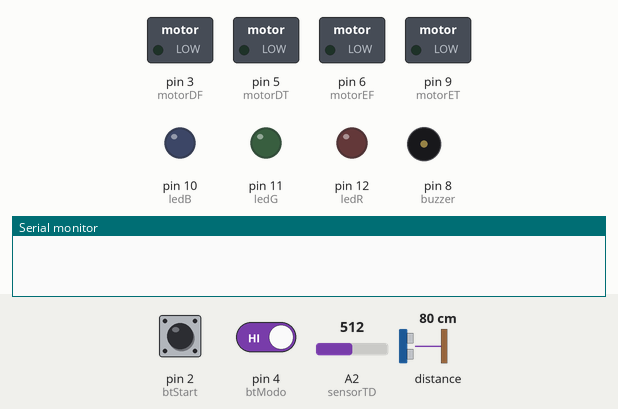
The sketch below on a simulated Arduino Uno, built with avr-gcc and run on an emulated ATmega328P. On the bench: switched loads named in the sketch (green lamp = pin HIGH), output pins drawn as LEDs (lit = HIGH), buzzer (waves = sounding), the last lines printed to the serial monitor. The test bench sets the inputs (shaded band); at power-on: pin 4 (btModo) HIGH, pin 2 (btStart) HIGH, A2 (sensorTD) = 512, distance to the obstacle 80 cm. EEPROM starts erased.

Above: at 1.2 s.
1.3 s: pin 4 (btModo) driven LOW
At 2.4 s:
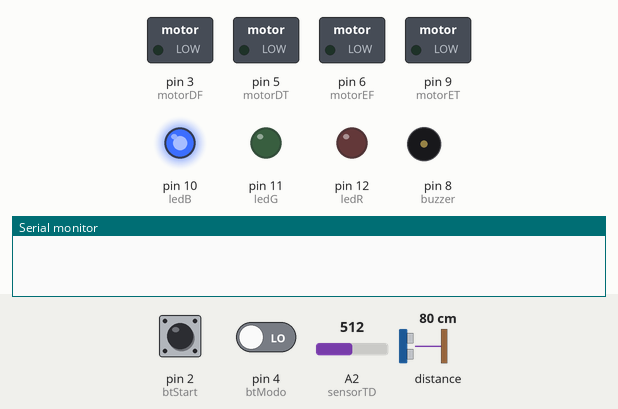
2.8 s: pin 2 (btStart) pulled LOW for 0.15 s
At 3.5 s:
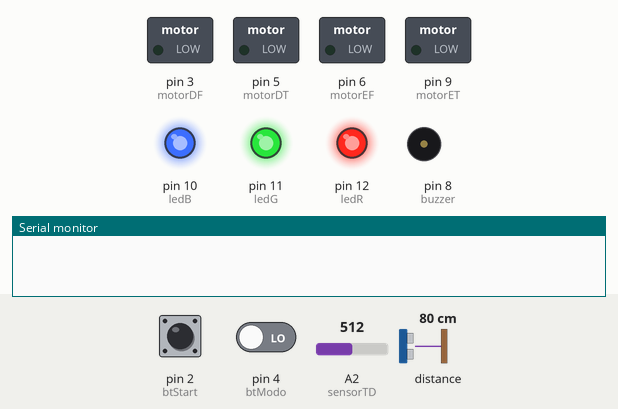
At 8.5 s:
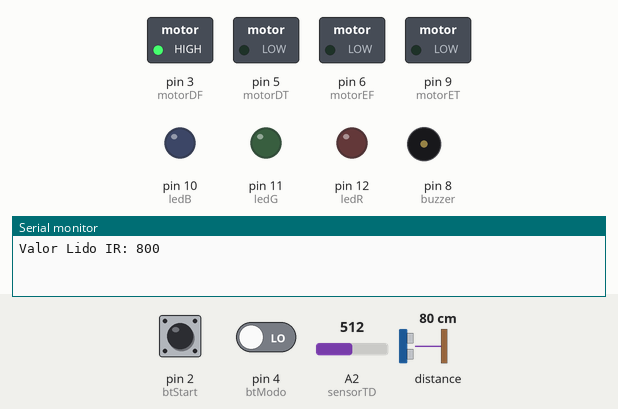
Timing chart, 0 to 10.0 s (numbered marks = the images above; inputs shaded):
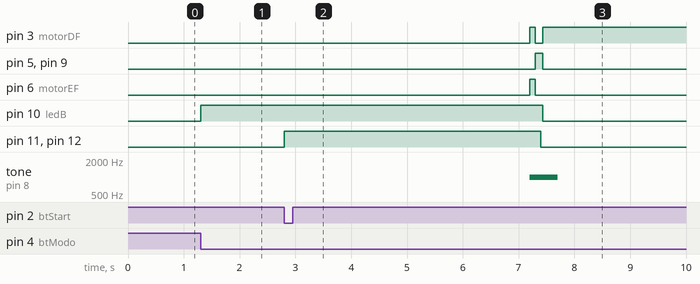

Measured:
- after the input at 1.3 s, pin 10 (ledB): LOW → HIGH at once
- after the input at 2.8 s, pin 3 (motorDF): LOW → HIGH after 4.4 s, → LOW 0.10 s later, → HIGH 0.13 s later; pin 5 (motorDT), pin 9 (motorET): LOW → HIGH after 4.5 s, → LOW 0.13 s later; pin 6 (motorEF): LOW → HIGH after 4.4 s, → LOW 0.10 s later; pin 10 (ledB): HIGH → LOW after 4.6 s; pin 11 (ledG), pin 12 (ledR): LOW → HIGH at once, → LOW 4.6 s later

The sketch:

zord-v3.ino
```cpp
//Bibliotecas
#include "Adafruit_VL53L0X.h"
#include <EEPROM.h>

//Sensor Linha
#define sensorFD  A0
#define sensorFE  A1
#define sensorTD  A2
#define sensorTE  A3
//Controle Motor
#define motorDF   3
#define motorDT   5
#define motorEF   6
#define motorET   9
//Botões e LEDs
#define btStart   2
#define btModo    4
#define ledR      12
#define ledG      11
#define ledB      10

#define buzzer    8

Adafruit_VL53L0X lox = Adafruit_VL53L0X();

int modoOperacao = EEPROM.read(0);
const int valorBranco = 700, timeVirar = 200, timeCentro = 500, timeVirarZigZag = 600;
bool linha = false, esquerda = false, direita = false, inimigoFrente = false, inimigoAnterior = false, inimigoAtual = false;
bool statusStart = true, statusAntStart = true, statusModo = true, statusAntModo = true;
unsigned long delayTimeEscape, delayTimeTornado, delayTimeZigZag, timeBtMode;


void setup() {
    //Ativando monitor serial
    Serial.begin(9600);

    //Carregando Sensor Distancia
    lox.begin();

    //Definindo Entradas
    pinMode(sensorFD,   INPUT);
    pinMode(sensorFE,   INPUT);
    pinMode(sensorTD,   INPUT);
    pinMode(sensorTE,   INPUT);
    pinMode(btStart,    INPUT);
    pinMode(btModo,     INPUT);

    //Definindo Saídas
    pinMode(motorEF,    OUTPUT);
    pinMode(motorET,    OUTPUT);
    pinMode(motorDF,    OUTPUT);
    pinMode(motorDT,    OUTPUT);
    pinMode(ledR,       OUTPUT);
    pinMode(ledG,       OUTPUT);
    pinMode(ledB,       OUTPUT);
    pinMode(buzzer,     OUTPUT);

    motor(0,0,0,0);
}
/*
void loop(){
    teste();
}*/

void loop() {
    statusStart   =    digitalRead(btStart);
    statusModo    =    digitalRead(btModo);

    if(!statusModo && statusAntModo && ((millis() - timeBtMode) < 300)){
        modoOperacao++;
        if(modoOperacao > 3){
          modoOperacao = 0;
        }
    }
    if(millis() - timeBtMode >=300){
        timeBtMode = millis();
    }

    statusAntModo = statusModo;

    if(!statusStart && statusAntStart){
        EEPROM.write(0, modoOperacao);
        digitalWrite(ledB,        HIGH);
        digitalWrite(ledG,        HIGH);
        digitalWrite(ledR,        HIGH);
        delay(4400);
        tone(buzzer,1000,500);
        motor(100,0,100,0);
        delay(100);
        motor(0,100,0,100);
        delay(100);
        delayTimes();
    }

    led(modoOperacao);
    statusAntStart = statusStart;

    while(statusAntStart == false){
        switch (modoOperacao){
            //Azul
            case 0:{
                buscaCega();
            }
            break;
            //Verde
            case 1:{
                tornado();
            }
            break;
            //Vermelho
            case 2:{
                zigzag();
            }
            break;
            case 3:{
                //dance();
            }
            break;
        }
    }
}

void led(int modoOperacao){
    switch (modoOperacao){
        //Azul
        case 0:{
          digitalWrite(ledB,        HIGH);
          digitalWrite(ledG,        LOW);
          digitalWrite(ledR,        LOW);
        }
        break;
        //Verde
        case 1:{
          digitalWrite(ledB,        LOW);
          digitalWrite(ledG,        HIGH);
          digitalWrite(ledR,        LOW);
        }
        break;
        //Vermelho
        case 2:{
          digitalWrite(ledB,        LOW);
          digitalWrite(ledG,        LOW);
          digitalWrite(ledR,        HIGH);
        }
        break;
        //Apagado
        case 3:{
          digitalWrite(ledB,        LOW);
          digitalWrite(ledG,        LOW);
          digitalWrite(ledR,        LOW);
        }
        break;
    }
}

void delayTimes(){
    delayTimeEscape     =millis();
    delayTimeTornado    =millis();
    delayTimeZigZag     =millis();
}

void teste(){
    //Exibir valores dos sensores

    inimigo();
    Serial.print("Valores Lidos  ||");
    Serial.print("Iinimigo: ");
    Serial.print(inimigoFrente);
    Serial.print(" -|- Frente: Direita= ");
    Serial.print(analogRead(sensorFD));
    Serial.print(" / Esquerda= ");
    Serial.print(analogRead(sensorFE));
    Serial.print(" -|- Atraz: Direita= ");
    Serial.print(analogRead(sensorTD));
    Serial.print(" / Esquerda= ");
    Serial.print(analogRead(sensorTE));
    Serial.print(" =|=Botões: Start= ");
    Serial.print(digitalRead(btStart));
    Serial.print(" -|- Modo= ");
    Serial.print(digitalRead(btModo));
}

void motor(int escF, int escT, int dirF, int dirT){
    //Recebe porcentagem para cada motor e converte para PWM
    analogWrite(motorEF,    map(escF, 0, 100, 0 ,255));
    analogWrite(motorET,    map(escT, 0, 100, 0 ,255));
    analogWrite(motorDF,    map(dirF, 0, 100, 0 ,255));
    analogWrite(motorDT,    map(dirT, 0, 100, 0 ,255));
}

bool inimigo() {
    VL53L0X_RangingMeasurementData_t measure;
    lox.rangingTest(&measure, false); // si se pasa true como parametro, muestra por puerto serie datos de debug

    if (measure.RangeStatus != 4){
        if((measure.RangeMilliMeter > 10) && (measure.RangeMilliMeter < 500)){
            Serial.print("Valor Lido IR: ");
            Serial.println(measure.RangeMilliMeter);
            inimigoFrente = true;
        }else{
            Serial.print("Valor Lido IR: ");
            Serial.println(measure.RangeMilliMeter);
            inimigoFrente = false;
        }
    }else{
        inimigoFrente = false;
    }
}

bool IR(int sensor){
    //Verifica sensor IR recebendo a porta
    if(analogRead(sensor) < valorBranco){
        return true;
    }else{
        return false;
    }
}

void atraz(){
    motor(0,70,0,70);
}

void escape(){
    //Verifica se linha TRUE gira ate false
    while(IR(sensorFE)){
        atraz();
        escapeT();
        esquerda = true;
        delayTimeEscape = millis();
    }
    while(IR(sensorFD)){
        atraz();
        escapeT();
        direita = true;
        delayTimeEscape = millis();
    }
    if(esquerda){
        if((millis() - delayTimeEscape) < timeVirar){
            motor(80,0,0,100);
        }else{
            esquerda =    false;
            direita =     false;
        }
    }
    if(direita){
        if((millis() - delayTimeEscape) < timeVirar){
            motor(0,100,80,0);
        }else{
            esquerda =    false;
            direita =     false;
        }
    }
    escapeT();
}

void escapeT(){
    while(IR(sensorTD)){
        motor(0,0,100,0);
    }
    while(IR(sensorTE)){
        motor(100,0,0,0);
    }
}

void buscaCega(){
    inimigo();
    if(inimigoFrente){
        motor(100,0,100,0);
        digitalWrite(ledB,HIGH);
    }else{
        motor(40,0,40,0);
        digitalWrite(ledB,LOW);
    }
    escape();
}


void tornado(){
    inimigo();
    if(millis()-delayTimeTornado < timeCentro ){
        if(inimigoFrente){
            motor(100,0,100,0);
        }else{
            motor(40,0,40,0);
        }
        escape();
    }else{
        if(inimigoFrente){
            motor(100,0,100,0);
        }else{
            motor(40,0,0,40);
        }
        escape();
    }
}

void zigzag(){
    inimigo();
    if((millis() - delayTimeZigZag) < timeVirarZigZag){
        if(inimigoFrente){
            motor(100,0,100,0);
        }else{
            motor(60,0,25,0);
        }
        escape();
    }else{
        if(inimigoFrente){
            motor(100,0,100,0);
        }else{
            motor(25,0,60,0);
        }
        escape();
    }
    if((millis() - delayTimeZigZag) > (2*timeVirarZigZag)){
         delayTimeZigZag = millis();
    }
}

void dance(){

}
```
